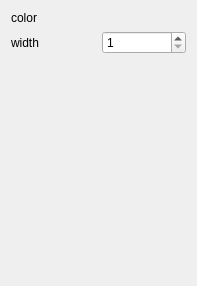
<?xml version="1.0" encoding="UTF-8"?>
<ui version="4.0">
 <class>VELineSettings</class>
 <widget class="QWidget" name="VELineSettings">
  <property name="geometry">
   <rect>
    <x>0</x>
    <y>0</y>
    <width>197</width>
    <height>286</height>
   </rect>
  </property>
  <property name="windowTitle">
   <string>Form</string>
  </property>
  <layout class="QGridLayout" name="gridLayout">
   <item row="0" column="1">
    <widget class="ColorLabel" name="lineColor">
     <property name="text">
      <string/>
     </property>
    </widget>
   </item>
   <item row="0" column="0">
    <widget class="QLabel" name="label">
     <property name="text">
      <string>color</string>
     </property>
    </widget>
   </item>
   <item row="1" column="0">
    <widget class="QLabel" name="label_2">
     <property name="text">
      <string>width</string>
     </property>
    </widget>
   </item>
   <item row="1" column="1">
    <widget class="QSpinBox" name="lineWidth">
     <property name="minimum">
      <number>1</number>
     </property>
     <property name="maximum">
      <number>200</number>
     </property>
     <property name="value">
      <number>1</number>
     </property>
    </widget>
   </item>
   <item row="2" column="0" colspan="2">
    <spacer name="verticalSpacer">
     <property name="orientation">
      <enum>Qt::Vertical</enum>
     </property>
     <property name="sizeHint" stdset="0">
      <size>
       <width>20</width>
       <height>40</height>
      </size>
     </property>
    </spacer>
   </item>
  </layout>
 </widget>
 <customwidgets>
  <customwidget>
   <class>ColorLabel</class>
   <extends>QLabel</extends>
   <header>colorlabel.h</header>
  </customwidget>
 </customwidgets>
 <resources/>
 <connections/>
</ui>
